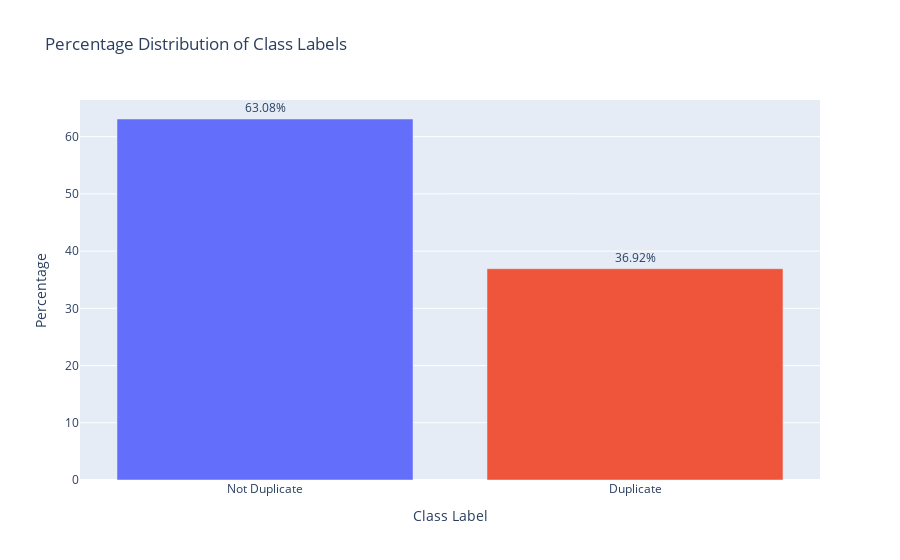

Notebook source saved alongside this figure:
### Markdown cell above
<h3> 3.2.1 Distribution of data points among output classes</h3>

### Code cell
# Calculate the percentage of each class label
class_percentages = df['is_duplicate'].value_counts(normalize=True) * 100

# Create an interactive bar chart
fig = px.bar(x=['Not Duplicate', 'Duplicate'],
             y=class_percentages.values,
             text=[f'{v:.2f}%' for v in class_percentages.values],
             title='Percentage Distribution of Class Labels',
             labels={'x': 'Class Label', 'y': 'Percentage'},
             color=['blue', 'orange'],
             )

# Update layout for better aesthetics (optional)
fig.update_layout(
    showlegend=False,  # Optional: set to True if you want to display legend
)

# Add percentage labels on top of each bar
fig.update_traces(textposition='outside')

# Show the plot
fig.show()

### Figure 1 — Plotly figure (JSON) as saved in the notebook; plotly's stock layout.template omitted (floating-point values rounded to 4 significant figures)
{"data": [{"alignmentgroup": "True", "hovertemplate": "color=blue<br>Class Label=%{x}<br>Percentage=%{y}<br>text=%{text}<extra></extra>", "legendgroup": "blue", "marker": {"color": "#636efa", "pattern": {"shape": ""}}, "name": "blue", "offsetgroup": "blue", "orientation": "v", "showlegend": true, "text": ["63.08%"], "textposition": "outside", "type": "bar", "x": ["Not Duplicate"], "xaxis": "x", "y": [63.08], "yaxis": "y"}, {"alignmentgroup": "True", "hovertemplate": "color=orange<br>Class Label=%{x}<br>Percentage=%{y}<br>text=%{text}<extra></extra>", "legendgroup": "orange", "marker": {"color": "#EF553B", "pattern": {"shape": ""}}, "name": "orange", "offsetgroup": "orange", "orientation": "v", "showlegend": true, "text": ["36.92%"], "textposition": "outside", "type": "bar", "x": ["Duplicate"], "xaxis": "x", "y": [36.92], "yaxis": "y"}], "layout": {"barmode": "relative", "legend": {"title": {"text": "color"}, "tracegroupgap": 0}, "showlegend": false, "title": {"text": "Percentage Distribution of Class Labels"}, "xaxis": {"anchor": "y", "domain": [0, 1], "title": {"text": "Class Label"}}, "yaxis": {"anchor": "x", "domain": [0, 1], "title": {"text": "Percentage"}}}}
